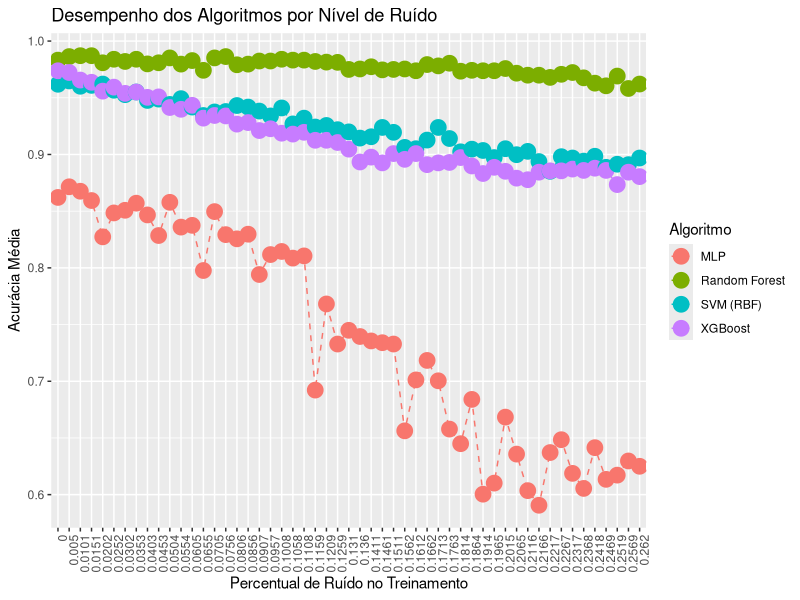
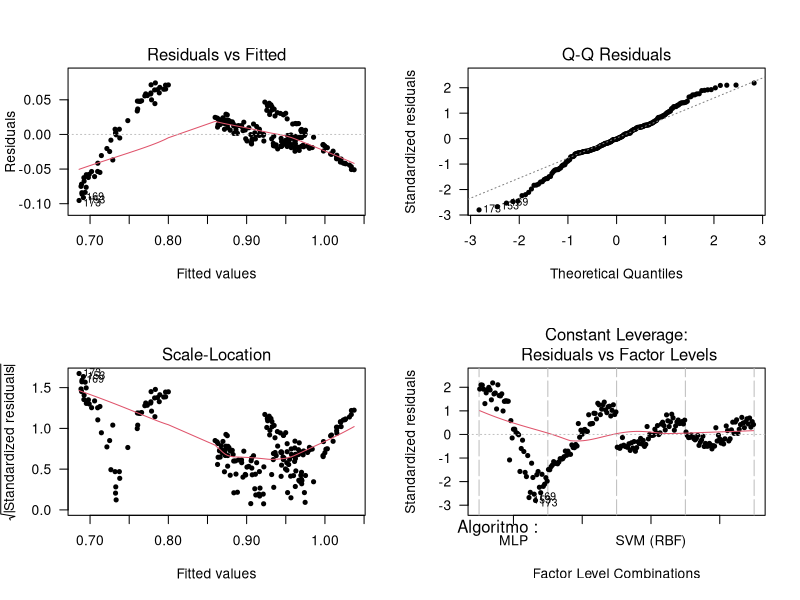
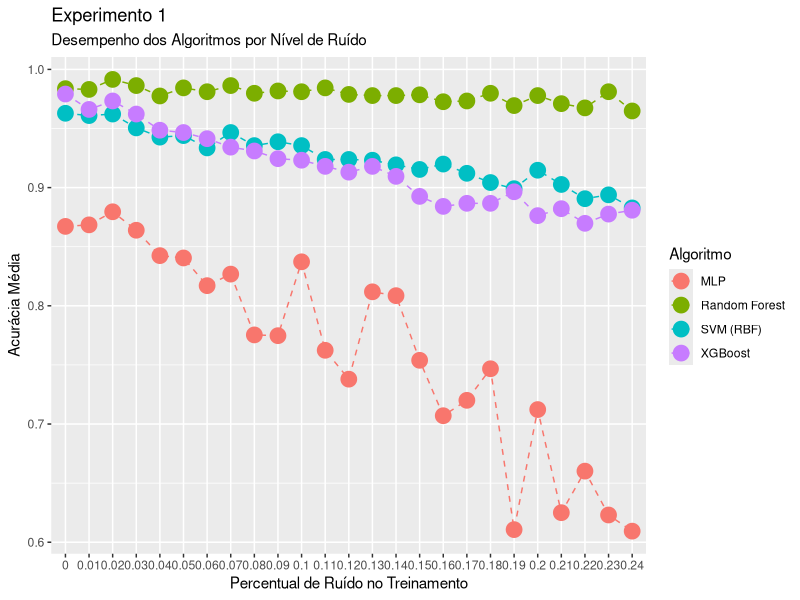
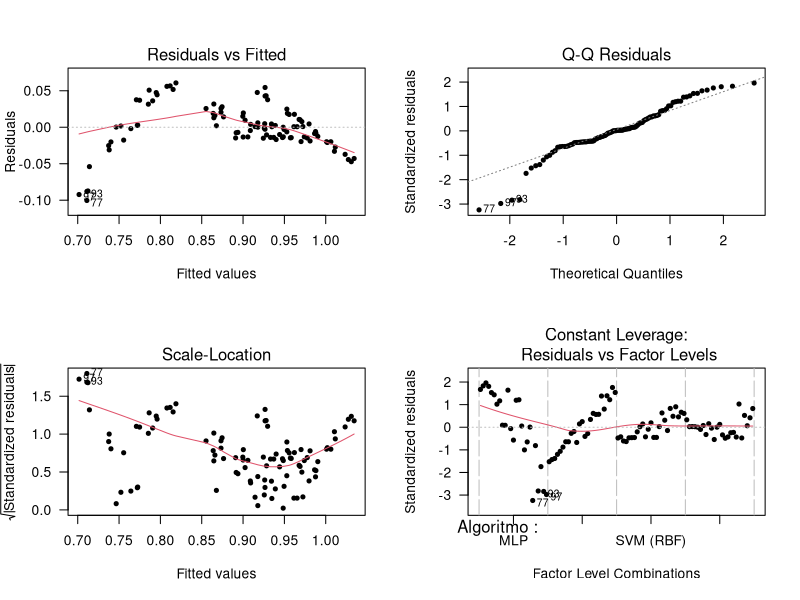
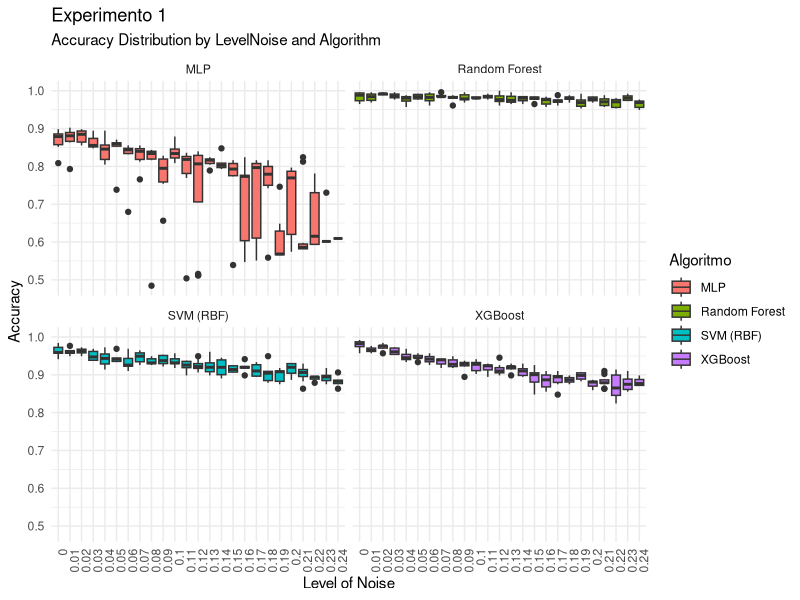
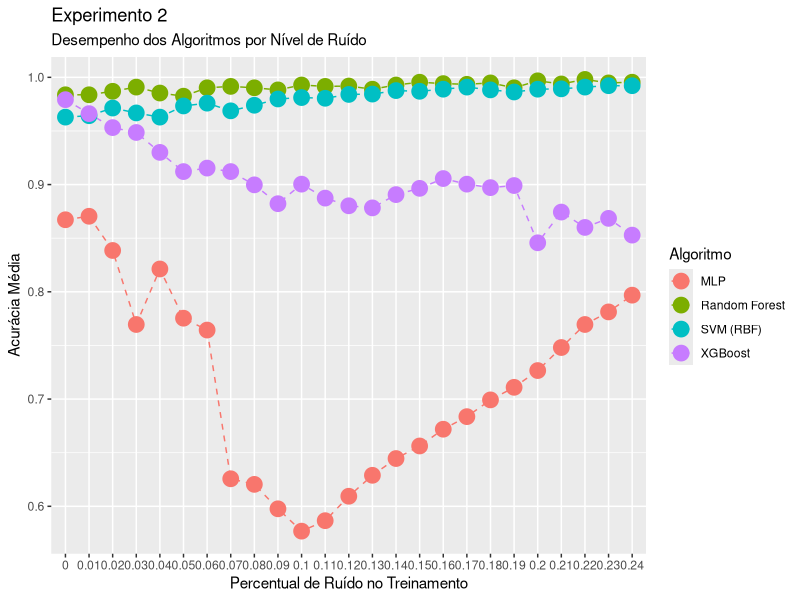
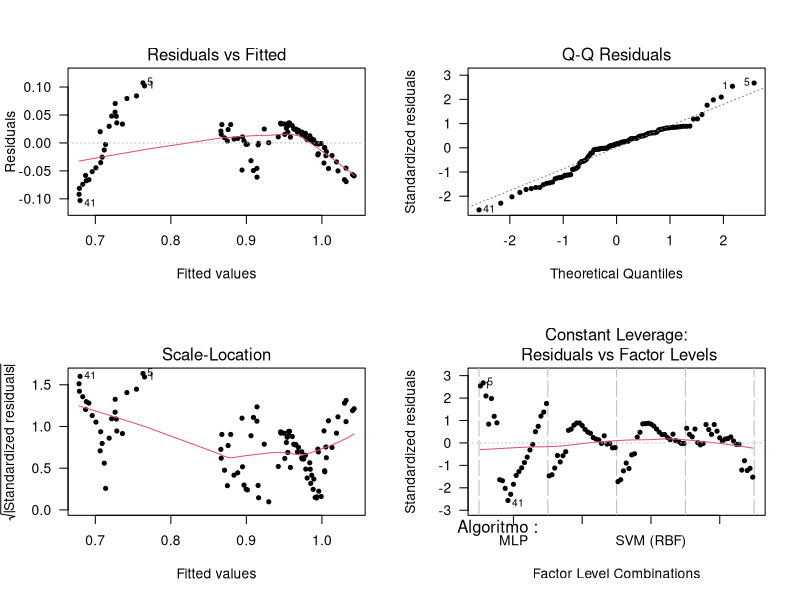
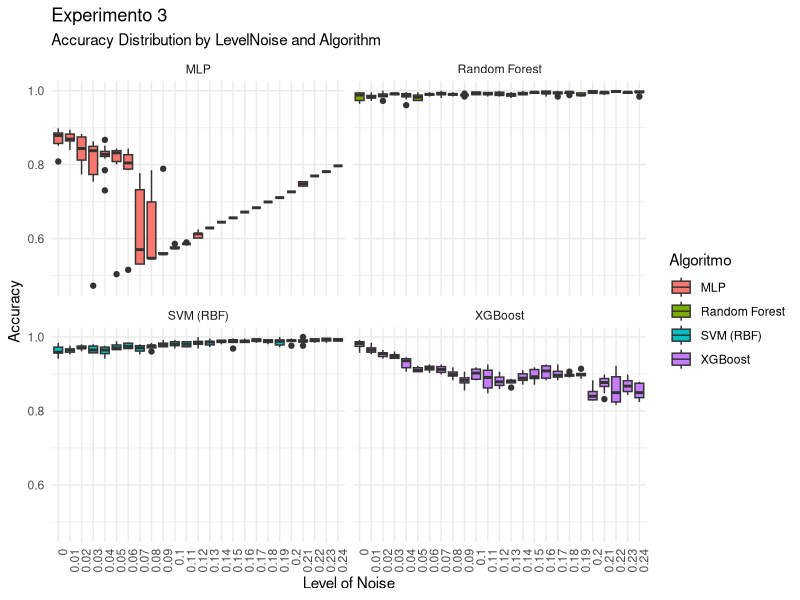

Source code (R) for these figures, in order:
# Carregar bibliotecas necessárias
library(dplyr)
library(readr)
library(stringr)
library(ggplot2)

# Load data


file <- read.csv("pilotos e teste/estudo_piloto.csv", header=TRUE)
#file <- read.csv("resultados/pilotos/estudo_piloto_3.csv", header=TRUE)
data <- file %>%rename(Algoritmo = Classifier,
                       X = X,
                       acuracia = Accuracy,
                       percentualRuidoTreinamento = `Noise.Level`)
head(data)

# Gráfico ##################################################
# Transformar Percentual de Ruído em fator
data$percentualRuidoTreinamento <- as.factor(data$percentualRuidoTreinamento)

# Agregar os dados: média da acurácia por algoritmo e nível de ruído
aggdata <- aggregate(x = data$acuracia, 
                     by = list(Algoritmo = data$Algoritmo, 
                               percentualRuidoTreinamento = data$percentualRuidoTreinamento), 
                     FUN = mean)

# Rename columns
names(aggdata) <- c("Algoritmo", 
                    "PercentualRuidoTreinamento",
                    "Acuracia_Media")

# Coerce categorical variables to factors
for (i in 1:2){
  aggdata[, i] <- as.factor(aggdata[, i])
}

#pdf("./figs/ggplot_piloto.pdf", width = 5, height = 5) # <-- uncomment to save plot

# Gráfico de linhas para visualizar o impacto do ruído na acurácia
p <- ggplot(aggdata, aes(x = PercentualRuidoTreinamento, 
                         y = Acuracia_Media, 
                         group = Algoritmo, 
                         colour = Algoritmo))
p <- p + geom_line(linetype=2) + geom_point(size=5)
p <- p + labs(title = "Desempenho dos Algoritmos por Nível de Ruído",
         x = "Percentual de Ruído no Treinamento",
         y = "Acurácia Média") + theme(axis.text.x = element_text(angle = 90, hjust = 1))
print(p)


# Calculo dos blocos  ####################
d = 0.5        # Mínima diferença de importância prática (padronizada)
alpha <- 0.05  # Nível de significância
p <- 1 - alpha # Nível de confiança

n <- 2
power <- 0
while (power < 0.8)
{
  df <- n - 1         # n - 1 graus de liberdade
  ncp <- d * sqrt(n)  # Non-centrality parameter
  
  power <- pt(qt(p,df), df, ncp=ncp, lower.tail=FALSE)
  n <- n + 1
}
n
power

# Calculo das repeticoes  ####################
alpha <- 0.05 # nível de significância
d <- 0.5
a <- length(unique(aggdata$Algoritmo))  # Número de algoritmos
n_max <- 1000 # Número máximo de repetições por instância

# Dataframe para armazenar os resultados
# Criar dataframe para armazenar os resultados
repeticoes <- data.frame(
  Algoritmo = character(),
  Repeticoes = integer(),
  Poder = numeric()
)

for (ruido in unique(aggdata$PercentualRuidoTreinamento)) {
  # Calcula n para cada instância para atingir poder >= 0.8
  n <- 2
  power <- 0
  
  # Obter desvio padrão da acurácia média nos algoritmos para esse nível de ruído
  sd <- sd(aggdata$Acuracia_Media[aggdata$PercentualRuidoTreinamento == ruido])
  
  while (power < 0.8)
  {
    df1 <- a - 1 # Graus de liberdade do numerador
    df2 <- a * (n - 1) # Graus de liberdade do denominador
    
    # Calcular a média da acurácia para cada algoritmo no nível de ruído atual
    mu_rf  <- aggdata$Acuracia_Media[aggdata$PercentualRuidoTreinamento == ruido & aggdata$Algoritmo == "Random Forest"]
    mu_svm <- aggdata$Acuracia_Media[aggdata$PercentualRuidoTreinamento == ruido & aggdata$Algoritmo == "SVM (RBF)"]
    mu_xgb <- aggdata$Acuracia_Media[aggdata$PercentualRuidoTreinamento == ruido & aggdata$Algoritmo == "XGBoost"]
    mu_mlp <- aggdata$Acuracia_Media[aggdata$PercentualRuidoTreinamento == ruido & aggdata$Algoritmo == "MLP"]
    
    # Média global considerando os quatro classificadores
    mu <- mean(c(mu_rf, mu_svm, mu_xgb, mu_mlp))
    
    # Calcula o NCP
    ncp <- (n*((mu_rf - mu)^2 + (mu_svm - mu)^2 + (mu_xgb - mu)^2 + (mu_mlp - mu)^2)) / (sd^2)
    
    F.crit <- qf(alpha, df1, df2, lower.tail = FALSE)
    
    power <- pf(F.crit, df1, df2, ncp, lower.tail = FALSE)

    if (n >= n_max) {
      break
    } else {
      n = n + 1
    }

  }
  
  # Armazenar resultados
  repeticoes <- rbind(repeticoes, 
                      data.frame(PercentualRuidoTreinamento = ruido, 
                                 Repeticoes = n, 
                                 Poder = power))
  # Salvar resultados em um arquivo CSV
  write.csv(repeticoes, "repeticoes.csv", row.names = FALSE)
  
}

# Análise Estatística ######################################
model <- aov(Acuracia_Media ~ Algoritmo + PercentualRuidoTreinamento, data = aggdata)
summary(model)
par(mfrow = c(2, 2))
plot(model, pch = 20, las = 1)

shapiro.test(model$residuals)

fligner.test(acuracia ~ interaction(Algoritmo,percentualRuidoTreinamento), 
             data = data)



# Experimento 1 ###########################
file <- read.csv("resultados/experimento/resultadosExperimento1.csv",
                 header=TRUE)
data <- file %>%rename(Algoritmo = Classifier,
                       X = X,
                       acuracia = Accuracy,
                       percentualRuidoTreinamento = `Noise.Level`)
head(data)
data$percentualRuidoTreinamento <- round(data$percentualRuidoTreinamento,2)
data$percentualRuidoTreinamento <- as.factor(data$percentualRuidoTreinamento)
unique(data$percentualRuidoTreinamento)
# Agregar os dados: média da acurácia por algoritmo e nível de ruído
aggdata <- aggregate(x = data$acuracia, 
                     by = list(Algoritmo = data$Algoritmo, 
                               percentualRuidoTreinamento = data$percentualRuidoTreinamento), 
                     FUN = mean)

# Rename columns
names(aggdata) <- c("Algoritmo", 
                    "PercentualRuidoTreinamento",
                    "Acuracia_Media")
# Coerce categorical variables to factors
for (i in 1:2){
  aggdata[, i] <- as.factor(aggdata[, i])
}


#pdf("./figs/ggplot_piloto.pdf", width = 5, height = 5) # <-- uncomment to save plot

# Gráfico de linhas para visualizar o impacto do ruído na acurácia
p <- ggplot(aggdata, aes(x = PercentualRuidoTreinamento, 
                         y = Acuracia_Media, 
                         group = Algoritmo, 
                         colour = Algoritmo))
p <- p + geom_line(linetype=2) + geom_point(size=5)
p + labs( subtitle = "Desempenho dos Algoritmos por Nível de Ruído",
          title = "Experimento 1",
         x = "Percentual de Ruído no Treinamento",
         y = "Acurácia Média")

## Experimento 1 - Analise estatistica ####

model <- aov(Acuracia_Media ~ Algoritmo + PercentualRuidoTreinamento, data = aggdata)
summary(model)
par(mfrow = c(2, 2))
plot(model, pch = 20, las = 1)

shapiro.test(model$residuals)

fligner.test(acuracia ~ interaction(Algoritmo,percentualRuidoTreinamento), 
             data = data)
par(mfrow = c(1,1))
ggplot(data, aes(x = factor(percentualRuidoTreinamento), y = acuracia, fill = Algoritmo)) +
  geom_boxplot() +
  facet_wrap(~ Algoritmo) +
  theme_minimal() +
  labs(title = "Experimento 1",
       subtitle = "Accuracy Distribution by LevelNoise and Algorithm",
       x = "Level of Noise", y = "Accuracy") +
  theme(axis.text.x = element_text(angle = 90, hjust = 1))


# Experimento 2 ###########################
file <- read.csv("resultados/experimento/resultadosExperimento2.csv",
                 header=TRUE)
data <- file %>%rename(Algoritmo = Classifier,
                       X = X,
                       acuracia = Accuracy,
                       percentualRuidoTreinamento = `Noise.Level`)
head(data)
data$percentualRuidoTreinamento <- round(data$percentualRuidoTreinamento,2)
data$percentualRuidoTreinamento <- as.factor(data$percentualRuidoTreinamento)
unique(data$percentualRuidoTreinamento)
# Agregar os dados: média da acurácia por algoritmo e nível de ruído
aggdata <- aggregate(x = data$acuracia, 
                     by = list(Algoritmo = data$Algoritmo, 
                               percentualRuidoTreinamento = data$percentualRuidoTreinamento), 
                     FUN = mean)

# Rename columns
names(aggdata) <- c("Algoritmo", 
                    "PercentualRuidoTreinamento",
                    "Acuracia_Media")
# Coerce categorical variables to factors
for (i in 1:2){
  aggdata[, i] <- as.factor(aggdata[, i])
}


#pdf("./figs/ggplot_piloto.pdf", width = 5, height = 5) # <-- uncomment to save plot

# Gráfico de linhas para visualizar o impacto do ruído na acurácia
p <- ggplot(aggdata, aes(x = PercentualRuidoTreinamento, 
                         y = Acuracia_Media, 
                         group = Algoritmo, 
                         colour = Algoritmo))
p <- p + geom_line(linetype=2) + geom_point(size=5)
p + labs( subtitle= "Desempenho dos Algoritmos por Nível de Ruído",
          title= "Experimento 2",
         x = "Percentual de Ruído no Treinamento",
         y = "Acurácia Média")

## Experimento 2 - Analise estatistica ####

model <- aov(Acuracia_Media ~ Algoritmo + PercentualRuidoTreinamento, data = aggdata)
summary(model)
par(mfrow = c(2, 2))
plot(model, pch = 20, las = 1)

shapiro.test(model$residuals)

fligner.test(acuracia ~ interaction(Algoritmo,percentualRuidoTreinamento), 
             data = data)
par(mfrow = c(1,1))
ggplot(data, aes(x = factor(percentualRuidoTreinamento), y = acuracia, fill = Algoritmo)) +
  geom_boxplot() +
  facet_wrap(~ Algoritmo) +
  theme_minimal() +
  labs(title="Experimento 3",
       subtitle = "Accuracy Distribution by LevelNoise and Algorithm",
       x = "Level of Noise", y = "Accuracy") +
  theme(axis.text.x = element_text(angle = 90, hjust = 1))

# Experimento 3 ###########################
file <- read.csv("resultados/experimento/resultadosExperimento3.csv",
                 header=TRUE)
data <- file %>%rename(Algoritmo = Classifier,
                       X = X,
                       acuracia = Accuracy,
                       percentualRuidoTreinamento = `Noise.Level`)
head(data)
data$percentualRuidoTreinamento <- round(data$percentualRuidoTreinamento,2)
data$percentualRuidoTreinamento <- as.factor(data$percentualRuidoTreinamento)
unique(data$percentualRuidoTreinamento)
# Agregar os dados: média da acurácia por algoritmo e nível de ruído
aggdata <- aggregate(x = data$acuracia, 
                     by = list(Algoritmo = data$Algoritmo, 
                               percentualRuidoTreinamento = data$percentualRuidoTreinamento), 
                     FUN = mean)

# Rename columns
names(aggdata) <- c("Algoritmo", 
                    "PercentualRuidoTreinamento",
                    "Acuracia_Media")
# Coerce categorical variables to factors
for (i in 1:2){
  aggdata[, i] <- as.factor(aggdata[, i])
}


#pdf("./figs/ggplot_piloto.pdf", width = 5, height = 5) # <-- uncomment to save plot

# Gráfico de linhas para visualizar o impacto do ruído na acurácia
p <- ggplot(aggdata, aes(x = PercentualRuidoTreinamento, 
                         y = Acuracia_Media, 
                         group = Algoritmo, 
                         colour = Algoritmo))
p <- p + geom_line(linetype=2) + geom_point(size=5)
p + labs( subtitle= "Desempenho dos Algoritmos por Nível de Ruído",
          title= "Experimento 3",
          x = "Percentual de Ruído no Treinamento",
          y = "Acurácia Média")

## Experimento 3 - Analise estatistica ####

model <- aov(Acuracia_Media ~ Algoritmo + PercentualRuidoTreinamento, data = aggdata)
summary(model)
par(mfrow = c(2, 2))
plot(model, pch = 20, las = 1)

shapiro.test(model$residuals)

fligner.test(acuracia ~ interaction(Algoritmo,percentualRuidoTreinamento), 
             data = data)
par(mfrow = c(1,1))
ggplot(data, aes(x = factor(percentualRuidoTreinamento), y = acuracia, fill = Algoritmo)) +
  geom_boxplot() +
  facet_wrap(~ Algoritmo) +
  theme_minimal() +
  labs(title="Experimento 3",
       subtitle = "Accuracy Distribution by LevelNoise and Algorithm",
       x = "Level of Noise", y = "Accuracy") +
  theme(axis.text.x = element_text(angle = 90, hjust = 1))


# Carregar pacotes necessários
library(dplyr)

df <- read.csv("pilotos e teste/estudo_piloto.csv", header=TRUE)

# Definir parâmetros do experimento
alpha <- 0.05  # Nível de significância
power <- 0.8   # Poder do teste (1 - beta)
d_min <- 0.02  # Diferença mínima detectável (exemplo: 2% na acurácia)

# Contar número de classificadores (fatores) e blocos (níveis de ruído)
num_classifiers <- length(unique(df$Classifier))
num_blocks <- length(unique(df$Noise.Level))

# Média global da acurácia
X_global <- mean(df$Accuracy)

# Média por bloco (nível de ruído)
mean_per_block <- df %>%
  group_by(Noise.Level) %>%
  summarise(mean_acc = mean(Accuracy))

# Variância entre blocos (S^2_b)
S2_b <- num_classifiers * sum((mean_per_block$mean_acc - X_global)^2) / (num_blocks - 1)

# Variância dentro dos blocos (S^2_w)
S2_w <- df %>%
  group_by(Noise.Level) %>%
  summarise(SSE = sum((Accuracy - mean(Accuracy))^2)) %>%
  summarise(S2_w = sum(SSE) / (num_classifiers * (num_blocks - 1))) %>%
  pull(S2_w)

# Graus de liberdade
df1 <- num_classifiers - 1
df2 <- (num_classifiers - 1) * (num_blocks - 1)

# Obter o valor crítico da distribuição F
F_critical <- qf(1 - alpha, df1, df2)

# Calcular o número necessário de repetições por bloco
r <- (S2_b / S2_w) * ((df1 * F_critical) / (d_min^2))

# Arredondar para um número inteiro
r <- ceiling(r)

# Exibir os resultados
print(paste("Variância entre blocos (S^2_b):", S2_b))
print(paste("Variância dentro dos blocos (S^2_w):", S2_w))
print(paste("Número de repetições por bloco necessário:", r))
